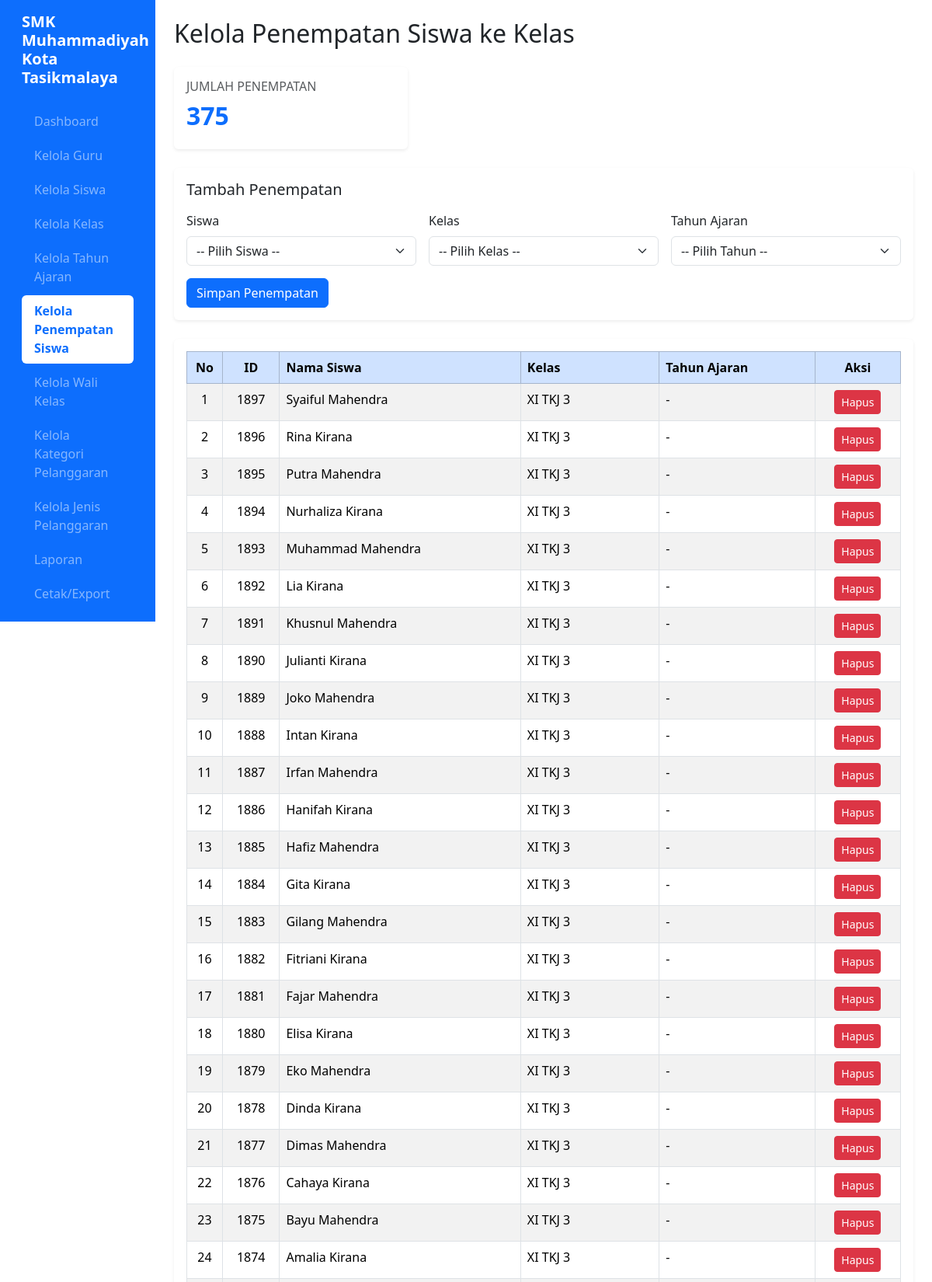
The app's page /kelola_penempatan_siswa.php (signed in, upper part) with its own data.
### tables this page shows
CREATE TABLE `t_kelas_siswa` (
  `id` int(11) NOT NULL,
  `siswa_id` int(11) DEFAULT NULL,
  `tahun_ajaran_id` int(11) DEFAULT NULL,
  `kelas_id` int(11) DEFAULT NULL,
  `tanggal_mulai` date NOT NULL,
  `tanggal_selesai` date NOT NULL,
  `status_aktif` tinyint(1) NOT NULL,
  `created_at` timestamp NOT NULL DEFAULT current_timestamp(),
  `updated_at` timestamp NOT NULL DEFAULT current_timestamp()
);

CREATE TABLE `t_siswa` (
  `id` int(11) NOT NULL,
  `nis` varchar(30) DEFAULT NULL,
  `nisn` varchar(20) NOT NULL,
  `nama` varchar(150) DEFAULT NULL,
  `jenis_kelamin` char(1) NOT NULL,
  `tanggal_lahir` date NOT NULL,
  `alamat` text NOT NULL,
  `status_aktif` tinyint(1) NOT NULL,
  `created_at` timestamp NOT NULL DEFAULT current_timestamp(),
  `updated_at` timestamp NOT NULL DEFAULT current_timestamp()
);

CREATE TABLE `t_kelas` (
  `id` int(11) NOT NULL,
  `nama` varchar(100) DEFAULT NULL,
  `tingkat` varchar(20) NOT NULL,
  `jurusan` varchar(100) NOT NULL,
  `status_aktif` tinyint(1) NOT NULL,
  `created_at` timestamp NOT NULL DEFAULT current_timestamp(),
  `updated_at` datetime DEFAULT NULL,
  `update_at` timestamp NOT NULL DEFAULT current_timestamp(),
  `maksimal_siswa` int(11) DEFAULT 25
);

### kelola_penempatan_siswa.php (the view, shortened to what this page needs)
<?php
require_once "config.php";
function e($value) {
    return htmlspecialchars(
        (string)($value ?? '-'),
        ENT_QUOTES,
        'UTF-8'
    );
}
$query_total = mysqli_query($conn, "SELECT COUNT(*) AS total FROM t_kelas_siswa");
$total = (int)(mysqli_fetch_assoc($query_total)['total'] ?? 0);
$result = mysqli_query($conn, "
    SELECT ks.*,
           s.nama AS nama_siswa,
           k.nama AS nama_kelas,
           ta.nama AS nama_tahun_ajaran
    FROM t_kelas_siswa ks
    LEFT JOIN t_siswa s ON ks.siswa_id = s.id
    LEFT JOIN t_kelas k ON ks.kelas_id = k.id
    LEFT JOIN t_tahun_ajaran ta ON ks.tahun_ajaran_id = ta.id
    ORDER BY ks.id DESC
");
?>
<!DOCTYPE html>
<html lang="id">
<head>
    <link href="https://cdn.jsdelivr.net/npm/bootstrap@5.3.8/dist/css/bootstrap.min.css" rel="stylesheet">
</head>
<body>
<div class="container-fluid">
    <div class="row">
        <?php include "menu.php"; ?>
        <main class="col-md-9 col-lg-10 p-4">
            <h2 class="mb-4">Kelola Penempatan Siswa ke Kelas</h2>
            <div class="row mb-4">
                <div class="col-md-5 col-lg-4">
                    <div class="card shadow-sm border-0">
                        <div class="card-body">
                            <h5 class="card-title text-muted fs-6">JUMLAH PENEMPATAN</h5>
                            <h2 class="text-primary fw-bold"><?= $total ?></h2>
                        </div>
                    </div>
                </div>
            </div>
            <div class="card shadow-sm border-0 mb-4">
                <div class="card-body">
                    <h5 class="mb-3">Tambah Penempatan</h5>
                    <form method="post" class="row g-3">
                        <div class="col-md-4">
                            <label class="form-label">Siswa</label>
                            <select name="siswa_id" class="form-select" required>
                                <option value="">-- Pilih Siswa --</option>
                            </select>
                        </div>
                        <div class="col-md-4">
                            <label class="form-label">Kelas</label>
                            <select name="kelas_id" class="form-select" required>
                                <option value="">-- Pilih Kelas --</option>
                            </select>
                        </div>
                        <div class="col-md-4">
                            <label class="form-label">Tahun Ajaran</label>
                            <select name="tahun_ajaran_id" class="form-select" required>
                                <option value="">-- Pilih Tahun --</option>
                            </select>
                        </div>
                        <div class="col-12">
                            <button type="submit" name="simpan" class="btn btn-primary">Simpan Penempatan</button>
                        </div>
                    </form>
                </div>
            </div>
            <div class="card shadow-sm border-0">
                <div class="card-body">
                    <div class="table-responsive">
                        <table class="table table-bordered table-striped table-hover mb-0">
                            <thead class="table-primary">
                                <tr>
                                    <th width="5%" class="text-center">No</th>
                                    <th width="8%" class="text-center">ID</th>
                                    <th>Nama Siswa</th>
                                    <th>Kelas</th>
                                    <th>Tahun Ajaran</th>
                                    <th width="12%" class="text-center">Aksi</th>
                                </tr>
                            </thead>
                            <tbody>
                                <?php if (mysqli_num_rows($result) > 0): ?>
                                    <?php $no = 1; while ($row = mysqli_fetch_assoc($result)): ?>
                                    <tr>
                                        <td class="text-center"><?= $no++ ?></td>
                                        <td class="text-center"><?= e($row['id']) ?></td>
                                        <td><?= e($row['nama_siswa']) ?></td>
                                        <td><?= e($row['nama_kelas']) ?></td>
                                        <td><?= e($row['nama_tahun_ajaran']) ?></td>
                                        <td class="text-center">
                                            <a href="?hapus=<?= $row['id'] ?>"
                                               class="btn btn-sm btn-danger"
                                               onclick="return confirm('Yakin hapus penempatan ini?')">Hapus</a>
                                        </td>
                                    </tr>
                                    <?php endwhile; ?>
                                <?php else: ?>
                                    <tr>
                                        <td colspan="6" class="text-center text-muted py-3">Belum ada data penempatan.</td>
                                    </tr>
                                <?php endif; ?>
                            </tbody>
                        </table>
                    </div>
                </div>
            </div>
        </main>
    </div>
</div>
</body>
</html>

### records on screen
t_kelas_siswa: id "1897", siswa.nama "Syaiful Mahendra", kelas.nama "XI TKJ 3", nama_tahun_ajaran "-"
t_kelas_siswa: id "1896", siswa.nama "Rina Kirana", kelas.nama "XI TKJ 3", nama_tahun_ajaran "-"
t_kelas_siswa: id "1895", siswa.nama "Putra Mahendra", kelas.nama "XI TKJ 3", nama_tahun_ajaran "-"
t_kelas_siswa: id "1894", siswa.nama "Nurhaliza Kirana", kelas.nama "XI TKJ 3", nama_tahun_ajaran "-"
t_kelas_siswa: id "1893", siswa.nama "Muhammad Mahendra", kelas.nama "XI TKJ 3", nama_tahun_ajaran "-"
t_kelas_siswa: id "1892", siswa.nama "Lia Kirana", kelas.nama "XI TKJ 3", nama_tahun_ajaran "-"
t_kelas_siswa: id "1891", siswa.nama "Khusnul Mahendra", kelas.nama "XI TKJ 3", nama_tahun_ajaran "-"
t_kelas_siswa: id "1890", siswa.nama "Julianti Kirana", kelas.nama "XI TKJ 3", nama_tahun_ajaran "-"
t_kelas_siswa: id "1889", siswa.nama "Joko Mahendra", kelas.nama "XI TKJ 3", nama_tahun_ajaran "-"
t_kelas_siswa: id "1888", siswa.nama "Intan Kirana", kelas.nama "XI TKJ 3", nama_tahun_ajaran "-"
t_kelas_siswa: id "1887", siswa.nama "Irfan Mahendra", kelas.nama "XI TKJ 3", nama_tahun_ajaran "-"
t_kelas_siswa: id "1886", siswa.nama "Hanifah Kirana", kelas.nama "XI TKJ 3", nama_tahun_ajaran "-"
t_kelas_siswa: id "1885", siswa.nama "Hafiz Mahendra", kelas.nama "XI TKJ 3", nama_tahun_ajaran "-"
t_kelas_siswa: id "1884", siswa.nama "Gita Kirana", kelas.nama "XI TKJ 3", nama_tahun_ajaran "-"
t_kelas_siswa: id "1883", siswa.nama "Gilang Mahendra", kelas.nama "XI TKJ 3", nama_tahun_ajaran "-"
t_kelas_siswa: id "1882", siswa.nama "Fitriani Kirana", kelas.nama "XI TKJ 3", nama_tahun_ajaran "-"
t_kelas_siswa: id "1881", siswa.nama "Fajar Mahendra", kelas.nama "XI TKJ 3", nama_tahun_ajaran "-"
t_kelas_siswa: id "1880", siswa.nama "Elisa Kirana", kelas.nama "XI TKJ 3", nama_tahun_ajaran "-"
t_kelas_siswa: id "1879", siswa.nama "Eko Mahendra", kelas.nama "XI TKJ 3", nama_tahun_ajaran "-"
t_kelas_siswa: id "1878", siswa.nama "Dinda Kirana", kelas.nama "XI TKJ 3", nama_tahun_ajaran "-"
t_kelas_siswa: id "1877", siswa.nama "Dimas Mahendra", kelas.nama "XI TKJ 3", nama_tahun_ajaran "-"
t_kelas_siswa: id "1876", siswa.nama "Cahaya Kirana", kelas.nama "XI TKJ 3", nama_tahun_ajaran "-"
t_kelas_siswa: id "1875", siswa.nama "Bayu Mahendra", kelas.nama "XI TKJ 3", nama_tahun_ajaran "-"
t_kelas_siswa: id "1874", siswa.nama "Amalia Kirana", kelas.nama "XI TKJ 3", nama_tahun_ajaran "-"

### other values on screen
$total "375"
